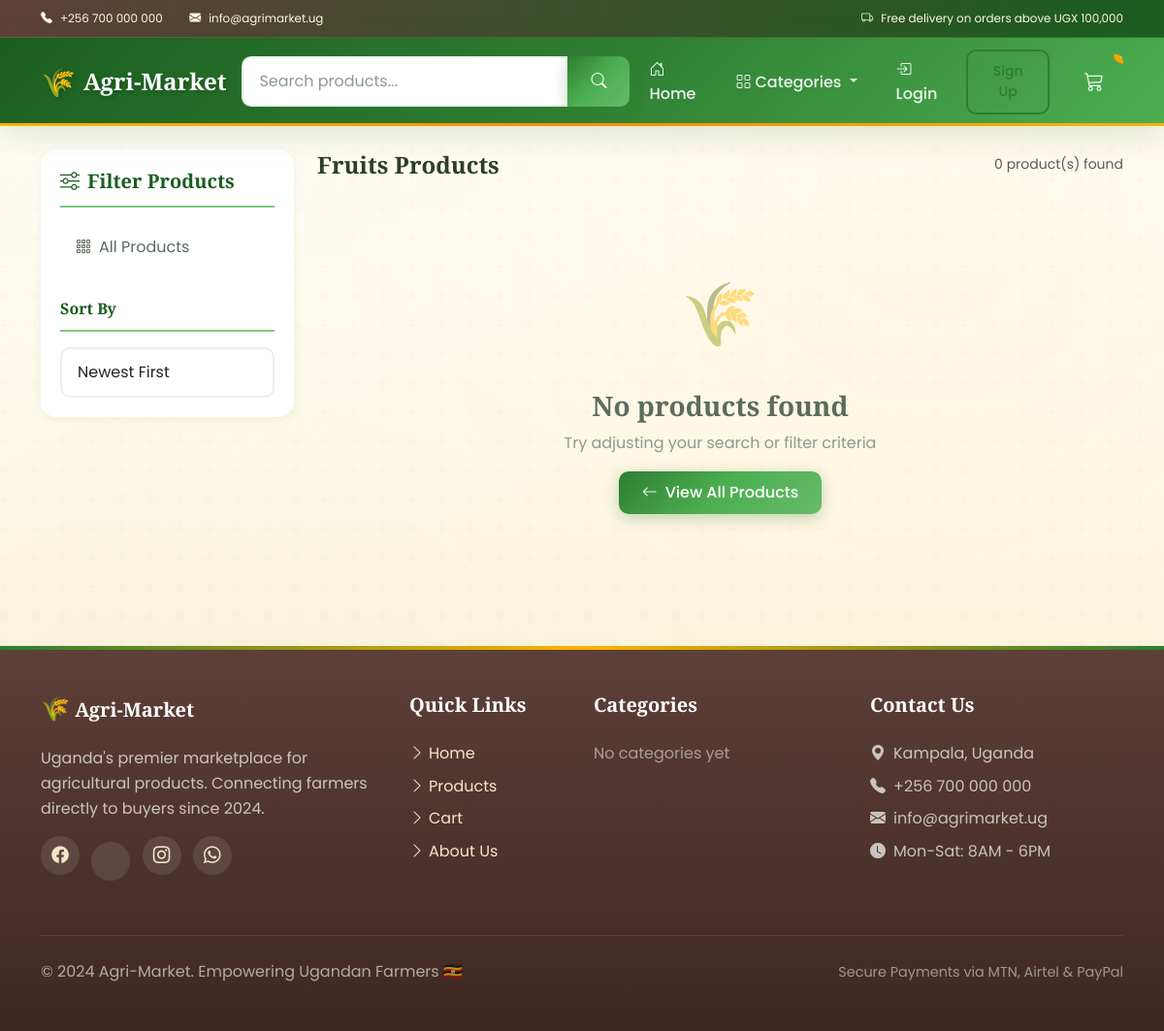
The page /?category=fruits on the database as committed earlier.
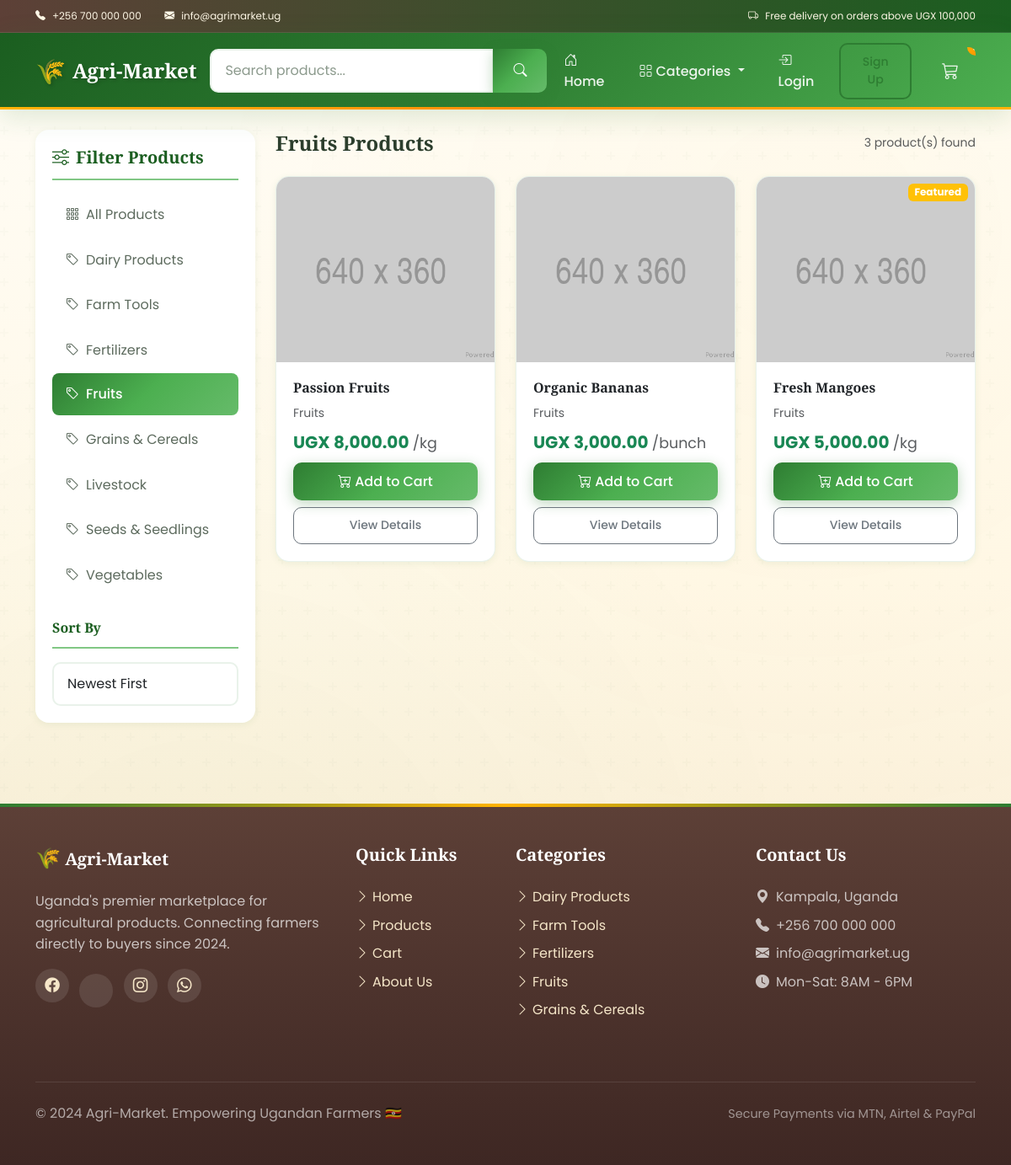
The same page on the database as committed later.
### store/models.py (models this page shows, shortened)
class Category(models.Model):
    name = models.CharField(max_length=200)
    slug = models.SlugField(max_length=200, unique=True)
    description = models.TextField(blank=True)
    image = models.ImageField(upload_to='categories/', null=True, blank=True)
    is_active = models.BooleanField(default=True)
    created_at = models.DateTimeField(auto_now_add=True)
    updated_at = models.DateTimeField(auto_now=True)
    class Meta:
        verbose_name_plural = 'Categories'
        ordering = ['name']

class Product(models.Model):
    UNIT_CHOICES = [
        ('kg', 'Kilogram'),
        ('g', 'Gram'),
        ('piece', 'Piece'),
        ('bunch', 'Bunch'),
        ('bag', 'Bag (50kg)'),
        ('crate', 'Crate'),
        ('litre', 'Litre'),
        ('dozen', 'Dozen'),
    ]
    name = models.CharField(max_length=200)
    slug = models.SlugField(max_length=200, unique=True, blank=True)
    category = models.ForeignKey(Category, on_delete=models.SET_NULL, null=True, blank=True, related_name='products')
    description = models.TextField(blank=True)
    price = models.DecimalField(max_digits=12, decimal_places=2)
    unit = models.CharField(max_length=20, choices=UNIT_CHOICES, default='kg')
    stock = models.PositiveIntegerField(default=0)
    digital = models.BooleanField(default=False, help_text='Is this a digital product (no shipping needed)?')
    image = models.ImageField(upload_to='products/', null=True, blank=True)
    seller = models.ForeignKey(Customer, on_delete=models.SET_NULL, null=True, blank=True, related_name='products')
    is_active = models.BooleanField(default=True)
    is_featured = models.BooleanField(default=False)
    created_at = models.DateTimeField(auto_now_add=True)
    updated_at = models.DateTimeField(auto_now=True)
    class Meta:
        ordering = ['-created_at']
    @property
    def imageURL(self):
        try:
            url = self.image.url
        except:
            url = '/static/images/placeholder.png'
        return url
    @property
    def in_stock(self):
        return self.stock > 0

### store/views.py (the view)
# urls.py: path('', include('store.urls')),
def store(request):
    data = cartData(request)
    cartItems = data['cartItems']
    category_slug = request.GET.get('category')
    search_query = request.GET.get('q')
    sort_by = request.GET.get('sort', 'newest')
    products = Product.objects.filter(is_active=True)
    if category_slug:
        products = products.filter(category__slug=category_slug)
    if search_query:
        products = products.filter(
            Q(name__icontains=search_query) |
            Q(description__icontains=search_query) |
            Q(category__name__icontains=search_query)
        )
    if sort_by == 'price_low':
        products = products.order_by('price')
    elif sort_by == 'price_high':
        products = products.order_by('-price')
    elif sort_by == 'name':
        products = products.order_by('name')
    else:  # newest
        products = products.order_by('-created_at')
    paginator = Paginator(products, 12)  # 12 products per page
    page_number = request.GET.get('page')
    products = paginator.get_page(page_number)
    categories = Category.objects.filter(is_active=True)
    featured_products = Product.objects.filter(is_active=True, is_featured=True)[:4]
    context = {
        "products": products,
        "categories": categories,
        "featured_products": featured_products,
        "cartItems": cartItems,
        "current_category": category_slug,
        "search_query": search_query,
        "sort_by": sort_by,
    }
    return render(request, "store/store.html", context)

### store/context_processors.py (called while the page is built)
def cart_data(request):
    data = cartData(request)
    return {
        'cartItems': data['cartItems'],
    }

def categories(request):
    return {
        'all_categories': Category.objects.filter(is_active=True),
    }

### store/utils.py (called while the page is built, shortened)
def cookieCart(request):
    try:
        cart = json.loads(request.COOKIES.get('cart', '{}'))
    except (json.JSONDecodeError, TypeError):
        cart = {}
    items = []
    order = {
        'get_cart_total': Decimal('0'),
        'get_cart_items': 0,
        'requires_shipping': False
    }
    cartItems = 0
    return {
        'cartItems': cartItems,
        'order': order,
        'items': items
    }

### store/templates/store/store.html (shortened to what the changed rows need)
{% extends 'store/main.html' %}
{% load static %}
{% load humanize %}
{% block content %}
<div class="row">
    <div class="col-lg-3 mb-4">
        <div class="category-filter sticky-top" style="top: 100px;">
                <div class="list-group list-group-flush mb-4">
                    <a href="{% url 'store' %}"
                       class="list-group-item list-group-item-action {% if not current_category %}active{% endif %}">
                        <i class="bi bi-grid-3x3-gap me-2"></i>All Products
                    </a>
                    {% for category in categories %}
                    <a href="{% url 'store' %}?category={{ category.slug }}"
                       class="list-group-item list-group-item-action {% if current_category == category.slug %}active{% endif %}">
                        <i class="bi bi-tag me-2"></i>{{ category.name }}
                    </a>
                    {% endfor %}
                </div>
            </div>
        </div>
    <div class="col-lg-9">
        <div class="d-flex justify-content-between align-items-center mb-4">
            <h4 class="mb-0">
                {% if current_category %}
                    {{ current_category|title }} Products
                {% else %}
                    All Products
                {% endif %}
            </h4>
            <small class="text-muted">{{ products.paginator.count }} product(s) found</small>
        </div>
        {% if products %}
        <div class="row stagger-children">
            {% for product in products %}
            <div class="col-md-6 col-lg-4 mb-4">
                <div class="card h-100 shadow-sm product-card">
                    <div class="position-relative">
                        <a href="{% url 'product_detail' product.slug %}">
                            <img src="{{ product.imageURL }}" class="card-img-top product-image" alt="{{ product.name }}">
                        </a>
                        {% if product.is_featured %}
                        <span class="badge bg-warning position-absolute top-0 end-0 m-2">Featured</span>
                        {% endif %}
                    </div>
                    <div class="card-body d-flex flex-column">
                        <div class="d-flex justify-content-between align-items-start mb-2">
                            <h6 class="card-title mb-0">
                                <a href="{% url 'product_detail' product.slug %}" class="text-decoration-none text-dark">
                                    {{ product.name }}
                                </a>
                            </h6>
                        </div>
                        {% if product.category %}
                        <small class="text-muted mb-2">{{ product.category.name }}</small>
                        {% endif %}
                        <p class="card-text text-success fw-bold fs-5 mt-auto mb-2">
                            UGX {{ product.price|intcomma }}
                            <small class="text-muted fw-normal">/{{ product.unit }}</small>
                        </p>
                        <div class="d-grid gap-2">
                            <button data-product="{{ product.id }}" data-action="add"
                                    class="btn btn-success update-cart {% if not product.in_stock %}disabled{% endif %}">
                                <i class="bi bi-cart-plus me-1"></i>Add to Cart
                            </button>
                            <a href="{% url 'product_detail' product.slug %}" class="btn btn-outline-secondary btn-sm">
                                View Details
                            </a>
                        </div>
                    </div>
                </div>
            </div>
            {% endfor %}
        </div>
        {% else %}
        <div class="empty-state">
            <div class="empty-state-icon">🌾</div>
            <h3>No products found</h3>
            <p>Try adjusting your search or filter criteria</p>
            <a href="{% url 'store' %}" class="btn btn-success"><i class="bi bi-arrow-left me-2"></i>View All Products</a>
        </div>
        {% endif %}
    </div>
</div>
{% endblock content %}

### store/templates/store/main.html (shortened to what the changed rows need)
<!DOCTYPE html>
{% load static %}
{% load humanize %}
<html lang="en">
<head>
  <link href="https://cdn.jsdelivr.net/npm/bootstrap@5.3.0/dist/css/bootstrap.min.css" rel="stylesheet">
  <link rel="stylesheet" href="https://cdn.jsdelivr.net/npm/bootstrap-icons@1.10.0/font/bootstrap-icons.css">
  <link rel="stylesheet" href="{% static 'css/main.css' %}">
</head>
<body>
  <main class="py-4">
    <div class="container">
      {% block content %}
      {% endblock content %}
    </div>
  </main>
  <footer class="py-5 mt-5">
    <div class="container">
      <div class="row">
        <div class="col-6 col-lg-3 mb-4">
          <ul class="list-unstyled">
            {% for category in all_categories|slice:":5" %}
            <li class="mb-2"><a href="{% url 'store' %}?category={{ category.slug }}"><i class="bi bi-chevron-right me-1"></i>{{ category.name }}</a></li>
            {% empty %}
            <li class="mb-2" style="color: rgba(255,255,255,0.5);">No categories yet</li>
            {% endfor %}
          </ul>
        </div>
      </div>
    </div>
  </footer>
</body>
</html>

Rows that differ between the two databases and show on the page:
added Category: name "Dairy Products"
added Category: name "Farm Tools"
added Category: name "Fertilizers"
added Category: name "Fruits", slug "fruits" (drawn)
added Category: name "Grains & Cereals"
added Category: name "Livestock", shown under "Filter Products"
added Category: name "Seeds & Seedlings", shown under "Filter Products"
added Category: name "Vegetables", shown under "Filter Products"
added Product: name "Passion Fruits", category.name "Fruits", price "8,000.00", unit "kg"
added Product: name "Organic Bananas", category.name "Fruits", price "3,000.00", unit "bunch"
added Product: is_featured "Featured", name "Fresh Mangoes", category.name "Fruits", price "5,000.00", unit "kg"
Other text that changed with them:
{{ products.paginator.count }}: "0" → "3"
text no longer shown: "🌾 No products found Try adjusting your search or filter criteria View All Products No categories yet"
